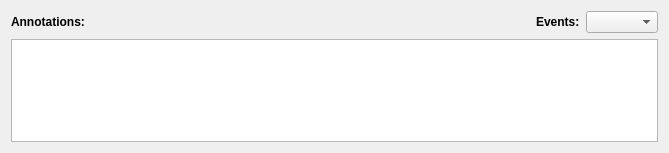
<?xml version="1.0" encoding="UTF-8"?>
<ui version="4.0">
 <class>AnnotationList</class>
 <widget class="QWidget" name="AnnotationList">
  <property name="geometry">
   <rect>
    <x>0</x>
    <y>0</y>
    <width>669</width>
    <height>153</height>
   </rect>
  </property>
  <property name="sizePolicy">
   <sizepolicy hsizetype="Preferred" vsizetype="Minimum">
    <horstretch>0</horstretch>
    <verstretch>0</verstretch>
   </sizepolicy>
  </property>
  <property name="minimumSize">
   <size>
    <width>0</width>
    <height>150</height>
   </size>
  </property>
  <property name="windowTitle">
   <string>Form</string>
  </property>
  <layout class="QVBoxLayout" name="verticalLayout_4">
   <item>
    <layout class="QVBoxLayout" name="verticalLayout_5">
     <item>
      <layout class="QHBoxLayout" name="horizontalLayout_3">
       <item>
        <widget class="QLabel" name="label_5">
         <property name="font">
          <font>
           <weight>75</weight>
           <bold>true</bold>
          </font>
         </property>
         <property name="text">
          <string>Annotations:</string>
         </property>
        </widget>
       </item>
       <item>
        <spacer name="horizontalSpacer_4">
         <property name="orientation">
          <enum>Qt::Horizontal</enum>
         </property>
         <property name="sizeHint" stdset="0">
          <size>
           <width>40</width>
           <height>20</height>
          </size>
         </property>
        </spacer>
       </item>
       <item>
        <widget class="QLabel" name="label_6">
         <property name="font">
          <font>
           <weight>75</weight>
           <bold>true</bold>
          </font>
         </property>
         <property name="text">
          <string>Events:</string>
         </property>
        </widget>
       </item>
       <item>
        <widget class="QComboBox" name="events"/>
       </item>
      </layout>
     </item>
     <item>
      <widget class="TableView" name="annotations">
       <property name="sizePolicy">
        <sizepolicy hsizetype="Expanding" vsizetype="Expanding">
         <horstretch>0</horstretch>
         <verstretch>2</verstretch>
        </sizepolicy>
       </property>
      </widget>
     </item>
     <item>
      <layout class="QHBoxLayout" name="horizontalLayout_4"/>
     </item>
    </layout>
   </item>
  </layout>
 </widget>
 <customwidgets>
  <customwidget>
   <class>TableView</class>
   <extends>QTableView</extends>
   <header>table.h</header>
  </customwidget>
 </customwidgets>
 <resources/>
 <connections/>
</ui>
